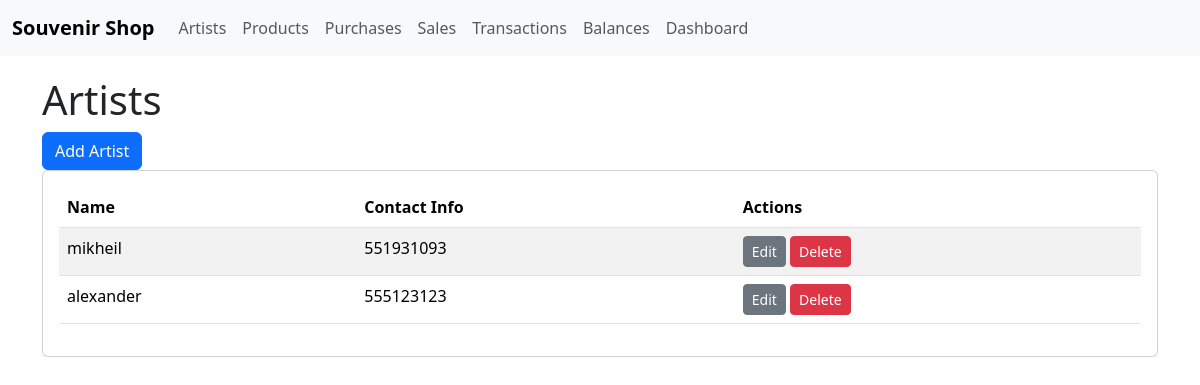
Page /shop/artists/ on the earlier database version.
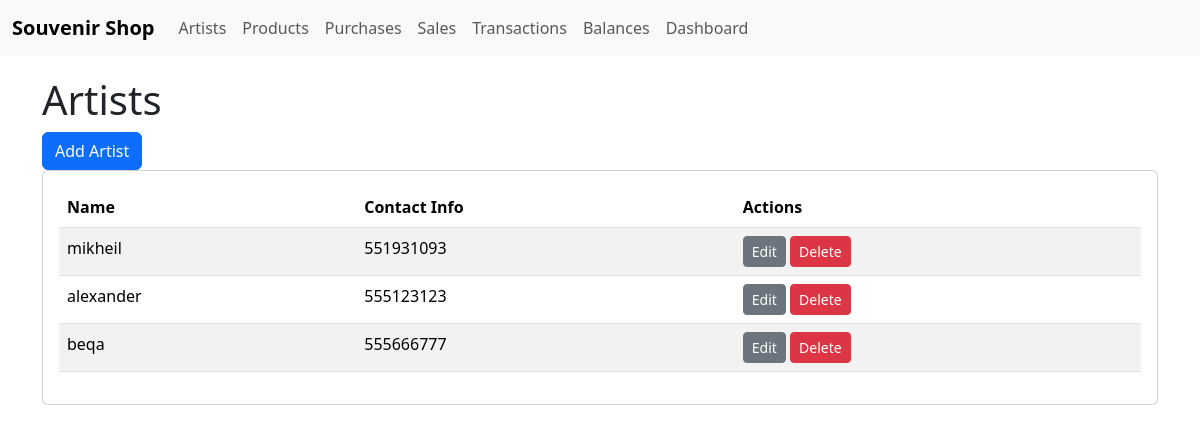
Same page on the later database version.
### shop/models.py (models this page shows, shortened)
class Artist(models.Model):
    name = models.CharField(max_length=200, verbose_name="Artist Name")
    contact_information = models.TextField(verbose_name="Contact Info")
    notes = models.TextField(blank=True, null=True, verbose_name="Notes")
    class Meta:
        verbose_name = "Artist"
        verbose_name_plural = "Artists"

### shop/views.py (the view)
# urls.py: path('artists/', views.artist_list, name='artist_list'),
def artist_list(request):
    artists = Artist.objects.all()
    return render(request, 'shop/artist_list.html', {'artists': artists})

### shop/templates/shop/artist_list.html
{% extends 'shop/base.html' %}
{% block content %}
    <h1>Artists</h1>
    <a href="{% url 'shop:artist_create' %}" class="btn btn-primary">Add Artist</a>
    <div class="card">
        <div class="card-body">
            <table class="table table-striped">
                <thead>
                    <tr>
                        <th>Name</th>
                        <th>Contact Info</th>
                        <th>Actions</th>
                    </tr>
                </thead>
                <tbody>
                    {% for artist in artists %}
                        <tr>
                            <td>{{ artist.name }}</td>
                            <td>{{ artist.contact_information }}</td>
                            <td>
                                <a href="{% url 'shop:artist_update' pk=artist.pk %}" class="btn btn-sm btn-secondary">Edit</a>
                                <a href="{% url 'shop:artist_delete' pk=artist.pk %}" class="btn btn-sm btn-danger">Delete</a>
                            </td>
                        </tr>
                    {% endfor %}
                </tbody>
            </table>
        </div>
    </div>
{% endblock %}

### shop/templates/shop/base.html (shortened to what this page needs)
<!DOCTYPE html>
<html lang="en">
<head>
    <link href="https://cdn.jsdelivr.net/npm/bootstrap@5.3.2/dist/css/bootstrap.min.css" rel="stylesheet">
</head>
<body>
    <nav class="navbar navbar-expand-lg bg-light">
        <div class="container-fluid">
            <a class="navbar-brand" href="{% url 'shop:dashboard' %}">Souvenir Shop</a>
            <div class="collapse navbar-collapse" id="navbarNav">
                <ul class="navbar-nav">
                    <li class="nav-item">
                        <a class="nav-link" href="{% url 'shop:artist_list' %}">Artists</a>
                    </li>
                    <li class="nav-item">
                        <a class="nav-link" href="{% url 'shop:product_list' %}">Products</a>
                    </li>
                    <li class="nav-item">
                        <a class="nav-link" href="{% url 'shop:purchase_list' %}">Purchases</a>
                    </li>
                    <li class="nav-item">
                        <a class="nav-link" href="{% url 'shop:sale_list' %}">Sales</a>
                    </li>
                    <li class="nav-item">
                        <a class="nav-link" href="{% url 'shop:transaction_list' %}">Transactions</a>
                    </li>
                     <li class="nav-item">
                        <a class="nav-link" href="{% url 'shop:balance_list' %}">Balances</a>
                    </li>
                    <li class="nav-item">
                        <a class="nav-link" href="{% url 'shop:dashboard' %}">Dashboard</a>
                    </li>
                </ul>
            </div>
        </div>
    </nav>
    <div class="container">
        {% block content %}
        {% endblock %}
    </div>
</body>
</html>

### shop/templates/shop/base.html (style rules this page uses)
.navbar-brand { font-weight: bold; }
.nav-link { font-weight: 500; }
.container { margin-top: 20px; margin-bottom: 20px; }
.card { margin-bottom: 20px; }
.btn-primary { margin-right: 10px; }

Differences in the rows shown:
added Artist: name "beqa", contact_information "555666777"
